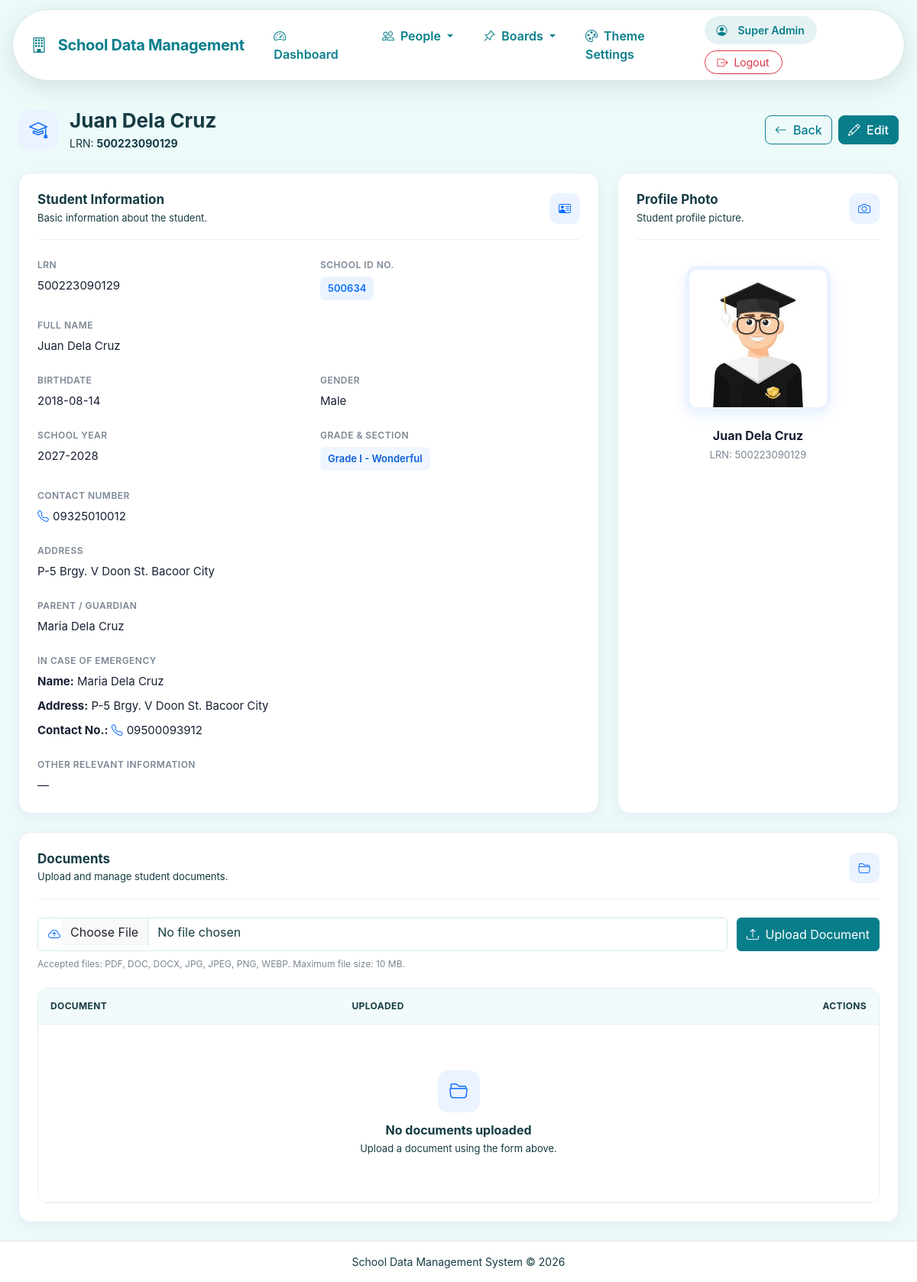
The page /student_view.php?id=2 (signed in) on the database its author committed.
### tables this page shows
CREATE TABLE `students` (
  `id` int(10) UNSIGNED NOT NULL,
  `lrn` varchar(12) DEFAULT NULL,
  `photo` varchar(255) DEFAULT NULL,
  `full_name` varchar(150) NOT NULL,
  `date_of_birth` date DEFAULT NULL,
  `gender` varchar(30) DEFAULT NULL,
  `address` text DEFAULT NULL,
  `contact_number` varchar(50) DEFAULT NULL,
  `parent_guardian` varchar(150) DEFAULT NULL,
  `grade_section` varchar(100) DEFAULT NULL,
  `other_info` text DEFAULT NULL,
  `created_at` timestamp NOT NULL DEFAULT current_timestamp(),
  `updated_at` timestamp NOT NULL DEFAULT current_timestamp() ON UPDATE current_timestamp(),
  `school_id` varchar(6) NOT NULL DEFAULT '500634',
  `school_year` varchar(9) DEFAULT NULL,
  `emergency_name` varchar(100) DEFAULT NULL,
  `emergency_address` text DEFAULT NULL,
  `emergency_contact` varchar(11) DEFAULT NULL,
  `created_by` int(11) DEFAULT NULL,
  `updated_by` int(11) DEFAULT NULL
);

### config.php (called while the page is built, shortened)
<?php
function e($value)
{
    return htmlspecialchars(
        (string) $value,
        ENT_QUOTES,
        'UTF-8'
    );
}
?>

### student_view.php (the view, shortened to what this page needs)
<?php
require_once __DIR__ . '/config.php';
$id = (int)($_GET['id'] ?? 0);
$stmt = $pdo->prepare("SELECT * FROM students WHERE id = ?");
$stmt->execute([$id]);
$r = $stmt->fetch();
$stmt = $pdo->prepare("
    SELECT *
    FROM documents
    WHERE owner_type = ?
    AND owner_id = ?
    ORDER BY uploaded_at DESC
");
$stmt->execute(['student', $id]);
$docs = $stmt->fetchAll();
include __DIR__ . '/header.php';
?>
<link rel="stylesheet" href="assets/student-view.css">
<div class="student-view-header">
    <div class="student-heading">
        <div class="student-heading-icon">
            <i class="bi bi-mortarboard"></i>
        </div>
        <div>
            <h2 class="student-title">
                <?= e($r['full_name']) ?>
            </h2>
            <p class="student-subtitle">
                LRN:
                <strong>
                    <?= !empty($r['lrn']) ? e($r['lrn']) : '—' ?>
                </strong>
            </p>
        </div>
    </div>
    <div class="student-header-actions">
        <a
            href="students.php"
            class="btn btn-outline-secondary"
        >
            <i class="bi bi-arrow-left me-1"></i>
            Back
        </a>
        <a
            href="student_form.php?id=<?= $id ?>"
            class="btn btn-primary"
        >
            <i class="bi bi-pencil me-1"></i>
            Edit
        </a>
    </div>
</div>
<div class="row g-4">
    <div class="col-lg-8">
        <div class="student-card">
            <div class="student-card-header">
                <div>
                    <h5>
                        Student Information
                    </h5>
                    <p>
                        Basic information about the student.
                    </p>
                </div>
                <div class="student-card-icon">
                    <i class="bi bi-person-vcard"></i>
                </div>
            </div>
            <div class="student-info-grid">
                <div class="student-info-item">
                    <span class="student-info-label">
                        LRN
                    </span>
                    <span class="student-info-value">
                        <?= !empty($r['lrn'])
                            ? e($r['lrn'])
                            : '—' ?>
                    </span>
                </div>
                <div class="student-info-item">
                    <span class="student-info-label">
                        School ID No.
                    </span>
                    <span class="student-info-value">
                        <span class="student-id-badge">
                            <?= e($r['school_id'] ?? '500634') ?>
                        </span>
                    </span>
                </div>
                <div class="student-info-item student-info-full">
                    <span class="student-info-label">
                        Full Name
                    </span>
                    <span class="student-info-value">
                        <?= e($r['full_name']) ?>
                    </span>
                </div>
                <div class="student-info-item">
                    <span class="student-info-label">
                        Birthdate
                    </span>
                    <span class="student-info-value">
                        <?= !empty($r['date_of_birth'])
                            ? e($r['date_of_birth'])
                            : '—' ?>
                    </span>
                </div>
                <div class="student-info-item">
                    <span class="student-info-label">
                        Gender
                    </span>
                    <span class="student-info-value">
                        <?= !empty($r['gender'])
                            ? e($r['gender'])
                            : '—' ?>
                    </span>
                </div>
                <div class="student-info-item">
                    <span class="student-info-label">
                        School Year
                    </span>
                    <span class="student-info-value">
                        <?= !empty($r['school_year'])
                            ? e($r['school_year'])
                            : '—' ?>
                    </span>
                </div>
                <div class="student-info-item">
                    <span class="student-info-label">
                        Grade & Section
                    </span>
                    <span class="student-info-value">
                        <?php if (!empty($r['grade_section'])): ?>
                            <span class="grade-badge">
                                <?= e($r['grade_section']) ?>
                            </span>
                        <?php else: ?>
                            —
                        <?php endif; ?>
                    </span>
                </div>
                <div class="student-info-item">
                    <span class="student-info-label">
                        Contact Number
                    </span>
                    <span class="student-info-value">
                        <?php if (!empty($r['contact_number'])): ?>
                            <span class="student-contact">
                                <i class="bi bi-telephone"></i>
                                <?= e($r['contact_number']) ?>
                            </span>
                        <?php else: ?>
                            —
                        <?php endif; ?>
                    </span>
                </div>
                <div class="student-info-item student-info-full">
                    <span class="student-info-label">
                        Address
                    </span>
                    <span class="student-info-value">
                        <?= !empty($r['address'])
                            ? nl2br(e($r['address']))
                            : '—' ?>
                    </span>
                </div>
                <div class="student-info-item student-info-full">
                    <span class="student-info-label">
                        Parent / Guardian
                    </span>
                    <span class="student-info-value">
                        <?= !empty($r['parent_guardian'])
                            ? e($r['parent_guardian'])
                            : '—' ?>
                    </span>
                </div>
                <div class="student-info-item student-info-full">
                    <span class="student-info-label">
                        In Case of Emergency
                    </span>
                    <div class="student-info-value">
                        <div class="mb-2">
                            <strong>Name:</strong>
                            <?= !empty($r['emergency_name'])
                                ? e($r['emergency_name'])
                                : '—' ?>
                        </div>
                        <div class="mb-2">
                            <strong>Address:</strong>
                            <?= !empty($r['emergency_address'])
                                ? nl2br(e($r['emergency_address']))
                                : '—' ?>
                        </div>
                        <div>
                            <strong>Contact No.:</strong>
                            <?php if (!empty($r['emergency_contact'])): ?>
                                <span class="student-contact">
                                    <i class="bi bi-telephone"></i>
                                    <?= e($r['emergency_contact']) ?>
                                </span>
                            <?php else: ?>
                                —
                            <?php endif; ?>
                        </div>
                    </div>
                </div>
                <div class="student-info-item student-info-full">
                    <span class="student-info-label">
                        Other Relevant Information
                    </span>
                    <span class="student-info-value">
                        <?= !empty($r['other_info'])
                            ? nl2br(e($r['other_info']))
                            : '—' ?>
                    </span>
                </div>
            </div>
        </div>
    </div>
    <div class="col-lg-4">
        <div class="student-card profile-card">
            <div class="student-card-header">
                <div>
                    <h5>
                        Profile Photo
                    </h5>
                    <p>
                        Student profile picture.
                    </p>
                </div>
                <div class="student-card-icon">
                    <i class="bi bi-camera"></i>
                </div>
            </div>
            <div class="profile-photo-wrapper">
                <?php if (!empty($r['photo'])): ?>
                    <img
                        src="<?= e($r['photo']) ?>"
                        class="student-profile-photo"
                        alt="<?= e($r['full_name']) ?>"
                    >
                <?php else: ?>
                    <div class="student-profile-placeholder">
                        <i class="bi bi-person"></i>
                    </div>
                <?php endif; ?>
            </div>
            <div class="profile-name">
                <?= e($r['full_name']) ?>
            </div>
            <div class="profile-id">
                LRN:
                <?= !empty($r['lrn'])
                    ? e($r['lrn'])
                    : '—' ?>
            </div>
        </div>
    </div>
</div>
<div class="student-card documents-card">
    <div class="student-card-header">
        <div>
            <h5>
                Documents
            </h5>
            <p>
                Upload and manage student documents.
            </p>
        </div>
        <div class="student-card-icon">
            <i class="bi bi-folder2-open"></i>
        </div>
    </div>
    <form
        method="post"
        enctype="multipart/form-data"
        class="document-upload-form"
    >
        <div class="document-input-wrapper">
            <i class="bi bi-cloud-arrow-up"></i>
            <input
                class="form-control"
                type="file"
                name="document"
                accept=".pdf,.doc,.docx,.jpg,.jpeg,.png,.webp"
                required
            >
        </div>
        <button
            type="submit"
            class="btn btn-primary document-upload-btn"
            name="upload_document"
            value="1"
        >
            <i class="bi bi-upload me-1"></i>
            Upload Document
        </button>
    </form>
    <div class="document-help">
        Accepted files: PDF, DOC, DOCX, JPG, JPEG, PNG, WEBP.
        Maximum file size: 10 MB.
    </div>
    <div class="documents-table-wrapper">
        <div class="table-responsive">
            <table class="table student-documents-table align-middle mb-0">
                <thead>
                    <tr>
                        <th>Document</th>
                        <th>Uploaded</th>
                        <th class="text-end">Actions</th>
                    </tr>
                </thead>
                <tbody>
                    <?php if (!empty($docs)): ?>
                        <?php foreach ($docs as $d): ?>
                            <tr>
                                <td>
                                    <div class="document-name">
                                        <div class="document-icon">
                                            <i class="bi bi-file-earmark"></i>
                                        </div>
                                        <div>
                                            <div class="fw-semibold">
                                                <?= e($d['document_name']) ?>
                                            </div>
                                            <?php if (!empty($d['file_type'])): ?>
                                                <small class="text-muted">
                                                    <?= e($d['file_type']) ?>
                                                </small>
                                            <?php endif; ?>
                                        </div>
                                    </div>
                                </td>
                                <td>
                                    <span class="document-date">
                                        <i class="bi bi-calendar3 me-1"></i>
                                        <?= e($d['uploaded_at']) ?>
                                    </span>
                                </td>
                                <td>
                                    <div class="document-actions">
                                        <a
                                            href="<?= e($d['file_path']) ?>"
                                            target="_blank"
                                            class="btn btn-sm btn-outline-primary"
                                            title="View or Download"
                                        >
                                            <i class="bi bi-eye"></i>
                                            <span>View</span>
                                        </a>
                                        <a
                                            href="delete_document.php?id=<?= (int)$d['id'] ?>&return=student_view.php%3Fid%3D<?= $id ?>"
                                            class="btn btn-sm btn-outline-danger"
                                            data-confirm="Delete this document?"
                                            title="Delete Document"
                                        >
                                            <i class="bi bi-trash"></i>
                                            <span>Delete</span>
                                        </a>
                                    </div>
                                </td>
                            </tr>
                        <?php endforeach; ?>
                    <?php else: ?>
                        <tr>
                            <td colspan="3">
                                <div class="documents-empty">
                                    <div class="documents-empty-icon">
                                        <i class="bi bi-folder2-open"></i>
                                    </div>
                                    <h6>
                                        No documents uploaded
                                    </h6>
                                    <p>
                                        Upload a document using the form above.
                                    </p>
                                </div>
                            </td>
                        </tr>
                    <?php endif; ?>
                </tbody>
            </table>
        </div>
    </div>
</div>
<?php include 'footer.php'; ?>

### rows shown on the page
students: full_name "Juan Dela Cruz", lrn "500223090129", school "500634", date_of_birth "2018-08-14", gender "Male", school_year "2027-2028", grade_section "Grade I - Wonderful", contact_number "09325010012", address "P-5 Brgy. V Doon St. Bacoor City", parent_guardian "Maria Dela Cruz", emergency_name "Maria Dela Cruz", emergency_address "P-5 Brgy. V Doon St. Bacoor City", emergency_contact "09500093912", photo (picture)

### other values the page prints
$item['label'] "Dashboard"
$item['label'] "People"
$item['label'] "Boards"
$item['label'] "Theme Settings"
$_SESSION['full_name'] "Super Admin"
